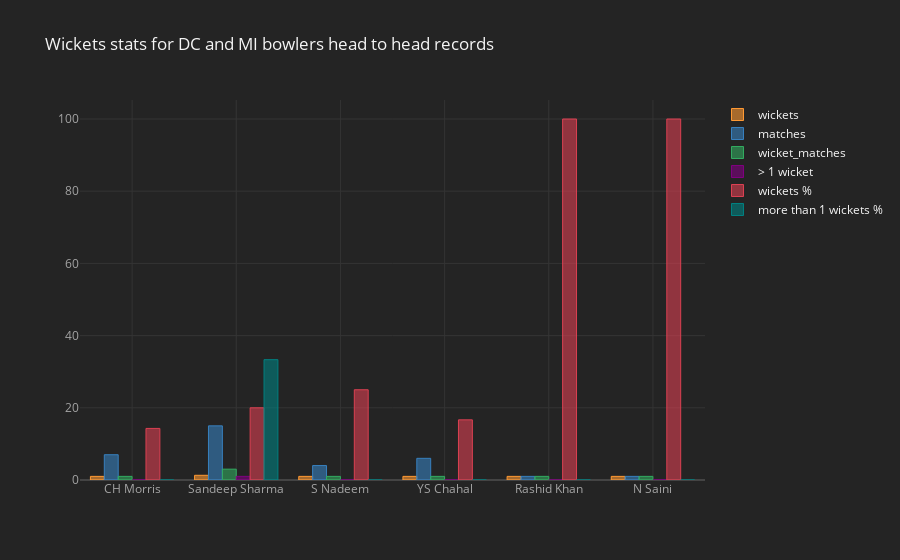

The code cell stored with this chart in its notebook:
### Markdown cell above
### Head to Head records

### Code cell
wickets_faceoff = deliveries[(((deliveries.bowler.isin(SRH_bowlers)) & (deliveries.batsman.isin(RCB_batsmen))) | 
                             ((deliveries.bowler.isin(RCB_bowlers)) & (deliveries.batsman.isin(SRH_batsmen)))) &
                            (deliveries.over <=6)]
wickets_faceoff.player_dismissed.fillna(0, inplace = True)
wickets_SRH_RCB_faceoff = wickets_faceoff[(wickets_faceoff.player_dismissed != 0) & (wickets_faceoff.dismissal_kind != 'run out')].groupby(['match_id','bowler'])['player_dismissed'].count().reset_index(name = "wickets")

bowler=[];wi=[];wicket_matches=[];t_matches=[];more_wickets=[]
wickets_data_SRH_RCB_faceoff = wickets_taken(wickets_SRH_RCB_faceoff, wickets_faceoff)
import numpy as np
import cufflinks as cf

cf.set_config_file(theme='pearl',sharing='public',offline=True)
wickets_data_SRH_RCB_faceoff.iplot(kind="bar",x = "bowler",
                  subplots=False,
                  sortbars=True,
                  keys = ["wickets","matches", "wicket_matches", "> 1 wicket", "wickets %", "more than 1 wickets %"],
                  title="Wickets stats for DC and MI bowlers head to head records",
                  theme="henanigans"
                  )

wickets_data_SRH_RCB_faceoff

### Figure 1 — Plotly figure (JSON) as saved in the notebook; plotly's stock layout.template omitted (floating-point values rounded to 4 significant figures)
{"data": [{"marker": {"color": "rgba(255, 153, 51, 0.6)", "line": {"color": "rgba(255, 153, 51, 1.0)", "width": 1}}, "name": "wickets", "orientation": "v", "text": "", "type": "bar", "x": ["CH Morris", "Sandeep Sharma", "S Nadeem", "YS Chahal", "Rashid Khan", "N Saini"], "y": [1, 1.3, 1, 1, 1, 1]}, {"marker": {"color": "rgba(55, 128, 191, 0.6)", "line": {"color": "rgba(55, 128, 191, 1.0)", "width": 1}}, "name": "matches", "orientation": "v", "text": "", "type": "bar", "x": ["CH Morris", "Sandeep Sharma", "S Nadeem", "YS Chahal", "Rashid Khan", "N Saini"], "y": [7, 15, 4, 6, 1, 1]}, {"marker": {"color": "rgba(50, 171, 96, 0.6)", "line": {"color": "rgba(50, 171, 96, 1.0)", "width": 1}}, "name": "wicket_matches", "orientation": "v", "text": "", "type": "bar", "x": ["CH Morris", "Sandeep Sharma", "S Nadeem", "YS Chahal", "Rashid Khan", "N Saini"], "y": [1, 3, 1, 1, 1, 1]}, {"marker": {"color": "rgba(128, 0, 128, 0.6)", "line": {"color": "rgba(128, 0, 128, 1.0)", "width": 1}}, "name": "> 1 wicket", "orientation": "v", "text": "", "type": "bar", "x": ["CH Morris", "Sandeep Sharma", "S Nadeem", "YS Chahal", "Rashid Khan", "N Saini"], "y": [0, 1, 0, 0, 0, 0]}, {"marker": {"color": "rgba(219, 64, 82, 0.6)", "line": {"color": "rgba(219, 64, 82, 1.0)", "width": 1}}, "name": "wickets %", "orientation": "v", "text": "", "type": "bar", "x": ["CH Morris", "Sandeep Sharma", "S Nadeem", "YS Chahal", "Rashid Khan", "N Saini"], "y": [14.29, 20, 25, 16.67, 100, 100]}, {"marker": {"color": "rgba(0, 128, 128, 0.6)", "line": {"color": "rgba(0, 128, 128, 1.0)", "width": 1}}, "name": "more than 1 wickets %", "orientation": "v", "text": "", "type": "bar", "x": ["CH Morris", "Sandeep Sharma", "S Nadeem", "YS Chahal", "Rashid Khan", "N Saini"], "y": [0, 33.33, 0, 0, 0, 0]}], "layout": {"legend": {"bgcolor": "#242424", "font": {"color": "#F4F4F4"}}, "paper_bgcolor": "#242424", "plot_bgcolor": "#242424", "title": {"font": {"color": "#F4F4F4"}, "text": "Wickets stats for DC and MI bowlers head to head records"}, "xaxis": {"gridcolor": "#343434", "showgrid": true, "tickfont": {"color": "#A4A4A4"}, "title": {"font": {"color": "#A4A4A4"}, "text": ""}, "zerolinecolor": "#444444"}, "yaxis": {"gridcolor": "#343434", "showgrid": true, "tickfont": {"color": "#A4A4A4"}, "title": {"font": {"color": "#A4A4A4"}, "text": ""}, "zerolinecolor": "#444444"}}}
